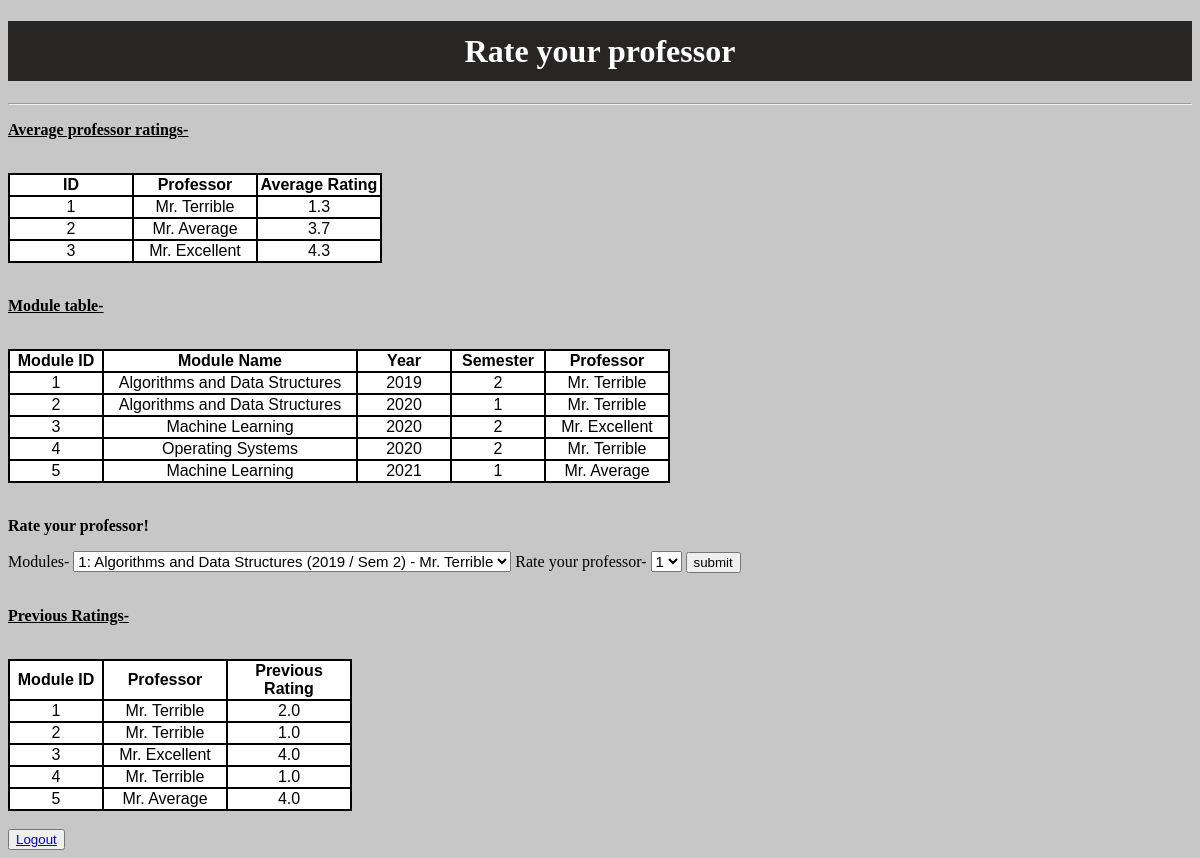
Screenshot of /menu (signed in) with the database file from the repository.
### rateMyProfessor/models.py (models this page shows, shortened)
class Professor(models.Model):
    name = models.CharField(max_length=32)

class ModuleInstance(models.Model):
    module = models.ForeignKey(Module, on_delete=models.CASCADE)
    professor = models.ForeignKey(Professor, on_delete=models.CASCADE)
    year = models.IntegerField()
    semester = models.IntegerField()

class Module(models.Model):
    name = models.CharField(max_length=32)

### rateMyProfessor/views.py (the view)
# urls.py: path('menu', HandleMenu)
@login_required(login_url='http://127.0.0.1:8000/')
def HandleMenu(request):
    data = {
        'rating': ViewRating(),
        'module': ViewModule(),
        'previous': ViewPrevious(request)
    }
    return render(request, 'menu.html', data)

### rateMyProfessor/views.py (called while the page is built)
def ViewModule():
    moduleInstances = ModuleInstance.objects.all()
    moduleList = []
    for instance in moduleInstances:
        item = {'Module_Name': instance.module.name, 'Module_ID': instance.id, 'Year': instance.year,
                'Semester': instance.semester,
                'Professor': instance.professor.name
                }
        moduleList.append(item)
    return moduleList

def ViewRating():
    professorList = []
    for p in Professor.objects.all():
        avgRating = 0
        count = 0
        for r in Ratings.objects.all():
            if p == r.professor:
                avgRating += r.rating
                count += 1
        if count > 0:
            avgRating = round((avgRating / count), 1)
        item = {'Name': p.name, 'Rating': avgRating, 'ID': p.id}
        professorList.append(item)
    return professorList

def ViewPrevious(request):
    previousRatings = []
    ratings = Ratings.objects.filter(user=User.objects.get(username=request.user))
    for r in ratings:
        item = {'Module_Name': r.moduleInstance.module.name, 'Module_ID': r.moduleInstance.id,
                'Year': r.moduleInstance.year,
                'Semester': r.moduleInstance.semester,
                'Professor': r.professor.name, 'Rating': r.rating
                }
        previousRatings.append(item)
    return previousRatings

### rateMyProfessor/templates/menu.html (shortened to what this page needs)
{%extends 'base.html'%}
{% load static%}
{%block content%}
<p><u>Average professor ratings-</u></p>
<br>
<table>
    <tr>
        <th> ID </th>
        <th> Professor </th>
        <th> Average Rating </th>
    </tr>
    {% for entry in rating%}
    <tr>
        <td>{{entry.ID}}</td>
        <td>{{entry.Name}}</td>
        <td>{{entry.Rating}}</td>
    </tr>
    {% endfor %}
</table>
<br>
<p><u>Module table-</u></p>
<br>
<table>
    <tr>
        <th class="num"> Module ID </th>
        <th class="modName"> Module Name </th>
        <th class="num"> Year </th>
        <th class="num"> Semester </th>
        <th> Professor </th>
    </tr>
    {% for entry in module%}
    <tr>
        <td class="num">{{entry.Module_ID}}</td>
        <td class="modName">{{entry.Module_Name}}</td>
        <td class="num">{{entry.Year}}</td>
        <td class="num">{{entry.Semester}}</td>
        <td>{{entry.Professor}}</td>
    </tr>
    {% endfor %}
</table>
<br>
<p>Rate your professor!</p>
<div id="rating_container">
    <form method="post" action="/rate/">
        <label for="mid">Modules-</label>
        <select name="mid" id="mid">
            {% for entry in module%}
            <option name="mid"value="{{entry.Module_ID}}">{{entry.Module_ID}}: {{entry.Module_Name}} ({{entry.Year}} / Sem {{entry.Semester}}) - {{entry.Professor}}</option>
            {% endfor %}
        </select>
        <label for="rate">Rate your professor-</label>
        <select name="rate" id="rate">
            <option name= "rate" value="1">1</option>
        </select>
        <button type="submit"> submit </button>
    </form>
</div>
<br>
<p><u>Previous Ratings-</u></p>
<br>
<table>
    <tr>
        <th class="num"> Module ID </th>
        <th> Professor </th>
        <th> Previous Rating </th>
    </tr>
    {% for entry in previous%}
    <tr>
        <td class="num">{{entry.Module_ID}}</td>
        <td>{{entry.Professor}}</td>
        <td class>{{entry.Rating}}.0</td>
    </tr>
    {% endfor %}
</table>
<br>
<button><a href="/logout/">Logout</a></button>
{%endblock%}

### rateMyProfessor/static/styles.css (style rules this page uses)
body { background-color: rgb(199, 199, 199); }
option { font-size: 15px; }
select { font-size: 15px; }
label { font-family: Georgia, 'Times New Roman', Times, serif; }
p { font-family: Georgia, 'Times New Roman', Times, serif; font-weight: bold; }
button { cursor: pointer; }
table,th { border: 2px solid black; border-collapse: collapse; background-color: white; font-family: sans-serif; }
td, tr { width: 120px; text-align: center; border: 2px solid black; border-collapse: collapse; font-family: sans-serif; }
option { height : 300px; width: fit-content; }
.num { width:90px; }
.modName { width:250px; }

### rows the page displays
Professor: Name "Mr. Terrible", Professor "Mr. Terrible", Professor "Mr. Terrible" "Mr. Terrible" "Mr. Terrible"
Professor: Name "Mr. Average", Professor "Mr. Average"
Professor: Name "Mr. Excellent", Professor "Mr. Excellent"
ModuleInstance: Module_ID "1", Module_Name "Algorithms and Data Structures", Year "2019", Semester "2", Professor "Mr. Terrible"
Module: Module_Name "Algorithms and Data Structures"
ModuleInstance: Module_ID "3", Module_Name "Machine Learning", Year "2020", Semester "2", Professor "Mr. Excellent"
ModuleInstance: Module_ID "4", Module_Name "Operating Systems", Year "2020", Semester "2", Professor "Mr. Terrible"
ModuleInstance: Module_ID "5", Module_Name "Machine Learning", Year "2021", Semester "1", Professor "Mr. Average"

### other values shown
{{ entry.ID }} "1" "2" "3"
{{ entry.Rating }} "1.3" "3.7" "4.3"
{{ entry.Module_ID }} "2"
{{ entry.Year }} "2020"
{{ entry.Semester }} "1"
{{ entry.Module_ID }} "1" "2" "3" "4" "5"
{{ entry.Rating }} "2" "1" "4" "1" "4"
form field mid "1: Algorithms and Data Structures (2019 / Sem 2) - Mr. Terrible"
